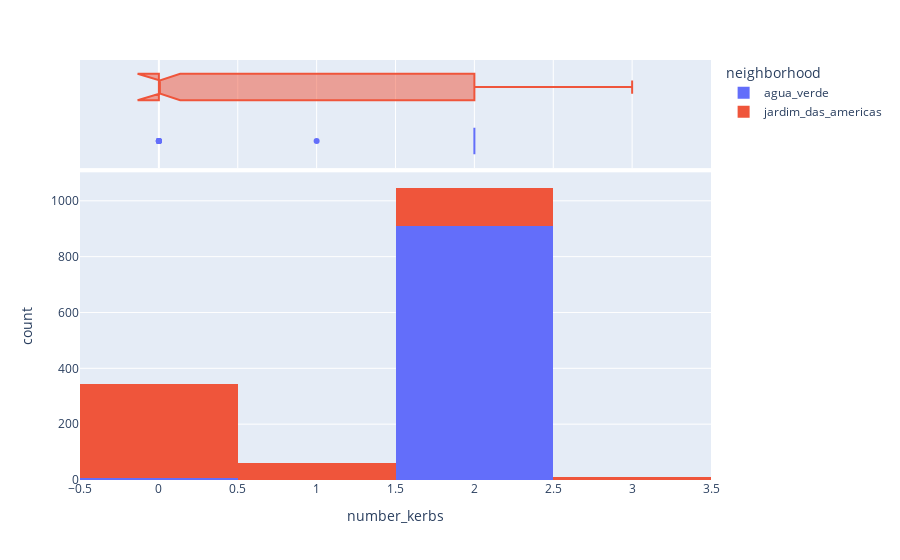

Notebook source saved alongside this figure:
### Code cell
px.histogram(gdf, 
             x='number_kerbs', 
            #  y="tip", 
             color="neighborhood",
                   marginal="box", # or violin, rug
                #    hover_data=df.columns
                # range_x=(0,30),
               #  width = 900,
               #  nbins=10,
                   )

### Figure 1 — Plotly figure (JSON) as saved in the notebook; plotly's stock layout.template omitted (floating-point values rounded to 4 significant figures; data arrays with more than 128 entries replaced by an {"elided": "..."} marker saying what was removed)
{"data": [{"alignmentgroup": "True", "bingroup": "x", "hovertemplate": "neighborhood=agua_verde<br>number_kerbs=%{x}<br>count=%{y}<extra></extra>", "legendgroup": "agua_verde", "marker": {"color": "#636efa", "pattern": {"shape": ""}}, "name": "agua_verde", "offsetgroup": "agua_verde", "orientation": "v", "showlegend": true, "type": "histogram", "x": {"elided": "918 int values"}, "xaxis": "x", "yaxis": "y"}, {"alignmentgroup": "True", "hovertemplate": "neighborhood=agua_verde<br>number_kerbs=%{x}<extra></extra>", "legendgroup": "agua_verde", "marker": {"color": "#636efa"}, "name": "agua_verde", "notched": true, "offsetgroup": "agua_verde", "showlegend": false, "type": "box", "x": {"elided": "918 int values"}, "xaxis": "x2", "yaxis": "y2"}, {"alignmentgroup": "True", "bingroup": "x", "hovertemplate": "neighborhood=jardim_das_americas<br>number_kerbs=%{x}<br>count=%{y}<extra></extra>", "legendgroup": "jardim_das_americas", "marker": {"color": "#EF553B", "pattern": {"shape": ""}}, "name": "jardim_das_americas", "offsetgroup": "jardim_das_americas", "orientation": "v", "showlegend": true, "type": "histogram", "x": {"elided": "542 int values"}, "xaxis": "x", "yaxis": "y"}, {"alignmentgroup": "True", "hovertemplate": "neighborhood=jardim_das_americas<br>number_kerbs=%{x}<extra></extra>", "legendgroup": "jardim_das_americas", "marker": {"color": "#EF553B"}, "name": "jardim_das_americas", "notched": true, "offsetgroup": "jardim_das_americas", "showlegend": false, "type": "box", "x": {"elided": "542 int values"}, "xaxis": "x2", "yaxis": "y2"}], "layout": {"barmode": "relative", "legend": {"title": {"text": "neighborhood"}, "tracegroupgap": 0}, "margin": {"t": 60}, "xaxis": {"anchor": "y", "domain": [0, 1], "title": {"text": "number_kerbs"}}, "xaxis2": {"anchor": "y2", "domain": [0, 1], "matches": "x", "showgrid": true, "showticklabels": false}, "yaxis": {"anchor": "x", "domain": [0, 0.7326], "title": {"text": "count"}}, "yaxis2": {"anchor": "x2", "domain": [0.7426, 1], "matches": "y2", "showgrid": false, "showline": false, "showticklabels": false, "ticks": ""}}}
